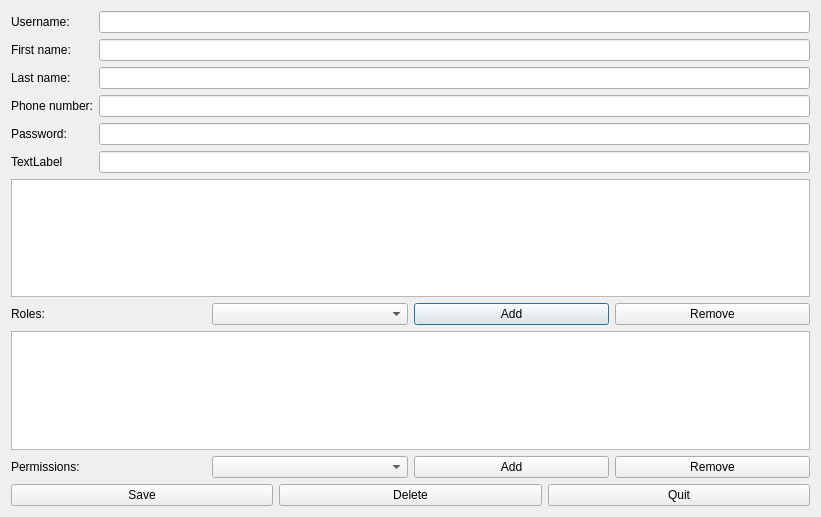
<?xml version="1.0" encoding="UTF-8"?>
<ui version="4.0">
 <class>CMngStaff</class>
 <widget class="QDialog" name="CMngStaff">
  <property name="geometry">
   <rect>
    <x>0</x>
    <y>0</y>
    <width>821</width>
    <height>517</height>
   </rect>
  </property>
  <property name="windowTitle">
   <string>Dialog</string>
  </property>
  <layout class="QVBoxLayout" name="verticalLayout_2">
   <item>
    <layout class="QFormLayout" name="formLayout">
     <property name="horizontalSpacing">
      <number>6</number>
     </property>
     <property name="verticalSpacing">
      <number>6</number>
     </property>
     <item row="0" column="0">
      <widget class="QLabel" name="usernLabel">
       <property name="text">
        <string>Username:</string>
       </property>
      </widget>
     </item>
     <item row="0" column="1">
      <widget class="QLineEdit" name="usernLineEdit"/>
     </item>
     <item row="1" column="0">
      <widget class="QLabel" name="firstnLabel">
       <property name="text">
        <string>First name:</string>
       </property>
      </widget>
     </item>
     <item row="1" column="1">
      <widget class="QLineEdit" name="firstnLineEdit"/>
     </item>
     <item row="2" column="0">
      <widget class="QLabel" name="lastNlabel">
       <property name="text">
        <string>Last name:</string>
       </property>
      </widget>
     </item>
     <item row="2" column="1">
      <widget class="QLineEdit" name="lastnLineEdit"/>
     </item>
     <item row="3" column="0">
      <widget class="QLabel" name="phonenLabel">
       <property name="text">
        <string>Phone number:</string>
       </property>
      </widget>
     </item>
     <item row="3" column="1">
      <widget class="QLineEdit" name="phonenLineEdit"/>
     </item>
     <item row="4" column="0">
      <widget class="QLabel" name="pwdLabel">
       <property name="text">
        <string>Password:</string>
       </property>
      </widget>
     </item>
     <item row="4" column="1">
      <widget class="QLineEdit" name="pwdLineEdit"/>
     </item>
     <item row="5" column="0">
      <widget class="QLabel" name="label_2">
       <property name="text">
        <string>TextLabel</string>
       </property>
      </widget>
     </item>
     <item row="5" column="1">
      <widget class="QLineEdit" name="lineEdit_3"/>
     </item>
    </layout>
   </item>
   <item>
    <widget class="QTableView" name="rolesTableView"/>
   </item>
   <item>
    <layout class="QHBoxLayout" name="horizontalLayout">
     <item>
      <widget class="QLabel" name="rolesLabel">
       <property name="text">
        <string>Roles:</string>
       </property>
      </widget>
     </item>
     <item>
      <widget class="QComboBox" name="rolesComboBox"/>
     </item>
     <item>
      <widget class="QPushButton" name="addRoleBtn">
       <property name="text">
        <string>Add</string>
       </property>
      </widget>
     </item>
     <item>
      <widget class="QPushButton" name="delRoleBtn">
       <property name="text">
        <string>Remove</string>
       </property>
      </widget>
     </item>
    </layout>
   </item>
   <item>
    <widget class="QTableView" name="permTableView"/>
   </item>
   <item>
    <layout class="QHBoxLayout" name="horizontalLayout_2">
     <item>
      <widget class="QLabel" name="userPermLabel">
       <property name="text">
        <string>Permissions:</string>
       </property>
      </widget>
     </item>
     <item>
      <widget class="QComboBox" name="permComboBox"/>
     </item>
     <item>
      <widget class="QPushButton" name="addPermBtn">
       <property name="text">
        <string>Add</string>
       </property>
      </widget>
     </item>
     <item>
      <widget class="QPushButton" name="delPermBtn">
       <property name="text">
        <string>Remove</string>
       </property>
      </widget>
     </item>
    </layout>
   </item>
   <item>
    <layout class="QHBoxLayout" name="horizontalLayout_3">
     <item>
      <widget class="QPushButton" name="saveBtn">
       <property name="text">
        <string>Save</string>
       </property>
      </widget>
     </item>
     <item>
      <widget class="QPushButton" name="delBtn">
       <property name="text">
        <string>Delete</string>
       </property>
      </widget>
     </item>
     <item>
      <widget class="QPushButton" name="quitBtn">
       <property name="text">
        <string>Quit</string>
       </property>
      </widget>
     </item>
    </layout>
   </item>
  </layout>
 </widget>
 <resources/>
 <connections/>
</ui>
